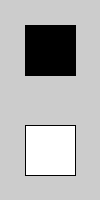
Frame 1 (no input)
Frame 60 (the mouse pressed at the canvas centre just before this capture): identical to frame 1, image omitted
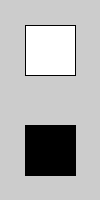
Frame 120 (the mouse held since frame 60 and released just before this capture)

The Processing sketch that drew these frames (run headless with seeded random() and noise(); from frame 60 on, the mouse is pressed at the canvas centre):

// Processing sketch: mousePressed
// ── mousePressed.pde
// Click within the imge to change
// the value of the rectangle

int value = 0; // black

void setup(){
  size(100, 200);
}

void draw(){
  fill(value);
  rect(25,25, 50,50);

  if (mousePressed == true){
    fill(0); // black
  }
  else{
    fill(255); // white
  }
  rect(25,125, 50,50);

}

void mousePressed(){
  if (value == 0){
    value = 255; // white
  }
  else{
    value = 0;
  }

}
